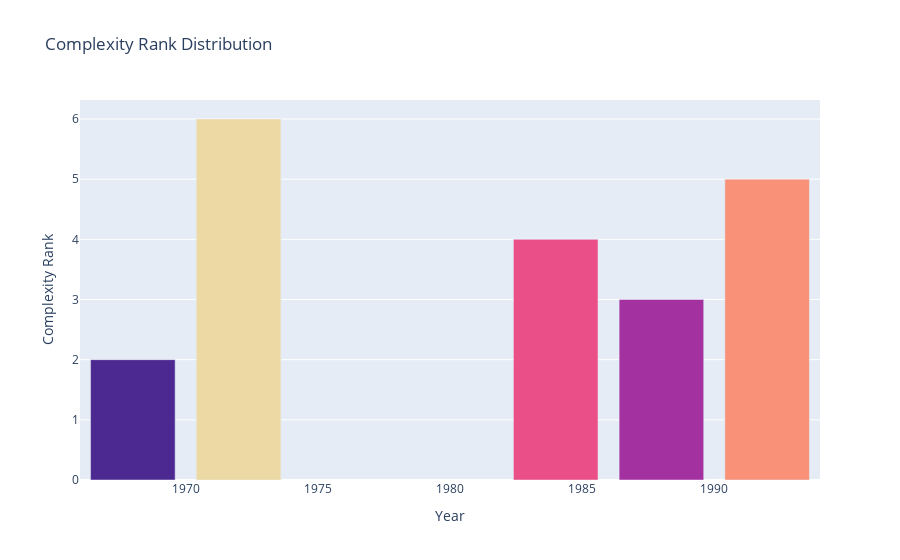

Here is the notebook cell this chart was saved with:
### Code cell
# Create a bar chart
fig = go.Figure(data=go.Bar(
    x=filtered_sorting['Year'],
    y=filtered_sorting['complexity rank'],
    marker=dict(
        color=filtered_sorting['complexity rank'],
        colorscale='agsunset'
        
    )
))

# Update the layout
fig.update_layout(
    title='Complexity Rank Distribution',
    xaxis_title='Year',
    yaxis_title='Complexity Rank'
)

# Show the figure
fig.show()

### Figure 1 — Plotly figure (JSON) as saved in the notebook; plotly's stock layout.template omitted (floating-point values rounded to 4 significant figures)
{"data": [{"marker": {"color": [2, 6, 4, 3, 5], "colorscale": [[0, "rgb(75, 41, 145)"], [0.1667, "rgb(135, 44, 162)"], [0.3333, "rgb(192, 54, 157)"], [0.5, "rgb(234, 79, 136)"], [0.6667, "rgb(250, 120, 118)"], [0.8333, "rgb(246, 169, 122)"], [1, "rgb(237, 217, 163)"]]}, "type": "bar", "x": [1968, 1972, 1984, 1988, 1992], "y": [2, 6, 4, 3, 5]}], "layout": {"title": {"text": "Complexity Rank Distribution"}, "xaxis": {"title": {"text": "Year"}}, "yaxis": {"title": {"text": "Complexity Rank"}}}}
